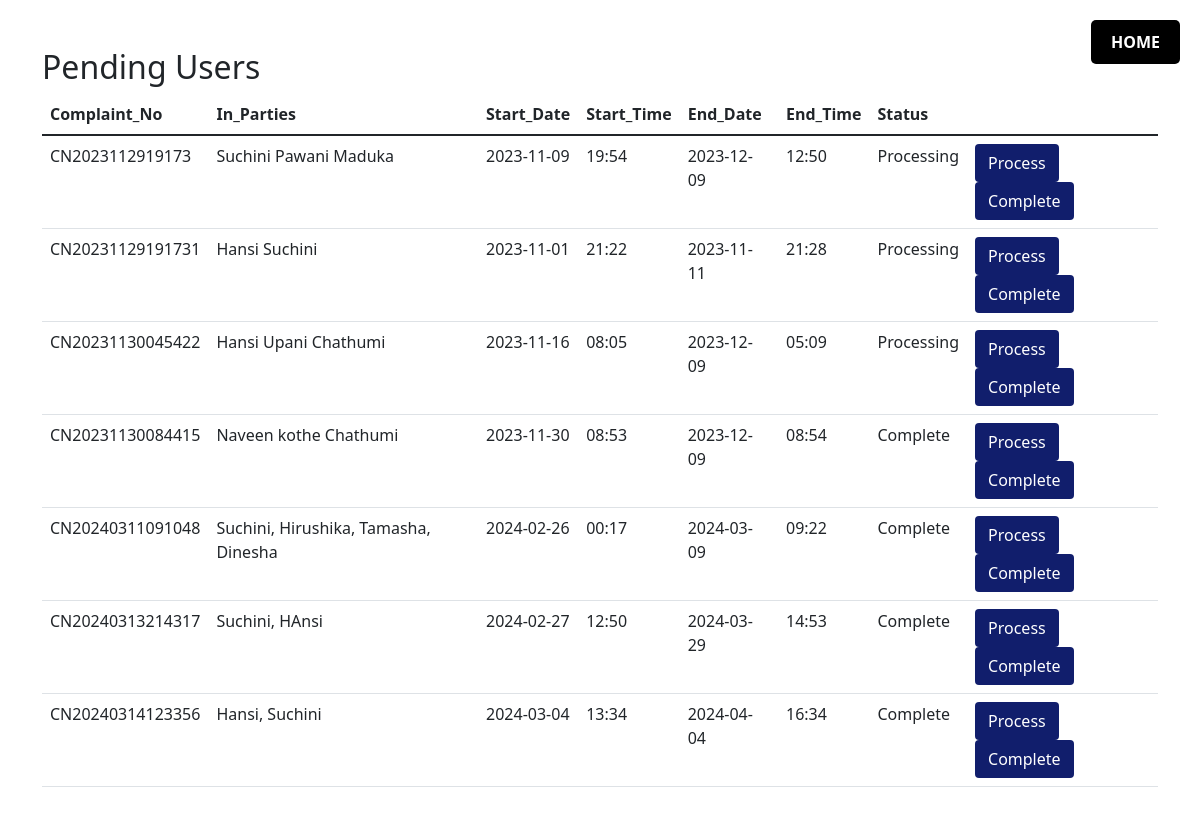
Page /Case_Invest/Complete_investigation.php on the committed database.
### tables this page shows
CREATE TABLE `case_investigate` (
  `Complaint_No` varchar(30) NOT NULL,
  `In_Parties` varchar(500) NOT NULL,
  `Final` varchar(500) NOT NULL,
  `Start_Date` varchar(20) NOT NULL,
  `Start_Time` varchar(20) NOT NULL,
  `End_Date` varchar(20) NOT NULL,
  `End_Time` varchar(20) NOT NULL,
  `Image` text NOT NULL,
  `Audio` text NOT NULL,
  `Text` text NOT NULL,
  `Video` text NOT NULL,
  `Status` varchar(255) NOT NULL
);

### Case_Invest/Complete_investigation.php (the view, shortened to what this page needs)
<?php
include '../Database/connection.php';
?>
<!doctype html>
<html lang="en">
  <head>
    <link href="https://cdn.jsdelivr.net/npm/bootstrap@5.1.3/dist/css/bootstrap.min.css" rel="stylesheet">
  </head>
  <body>
  <a href="../Web/Web.php" class="home-btn">HOME</a>
      <div class="container my-5">
        <div class="my-3">
        <h2>Pending Users</h2>
        <table class="table table-hover">
        <thead>
        <tr>
        <th>Complaint_No</th>
        <th>In_Parties</th>
        <th>Start_Date</th>
        <th>Start_Time</th>
        <th>End_Date</th>
        <th>End_Time</th>
        <th>Status</th>
        </tr>
        </thead>
        <tbody>
        <?php
            $sql = "SELECT * FROM `case_investigate`";
            $result = mysqli_query($con,$sql);
            if($result){
                while($row = mysqli_fetch_assoc($result)){
                    $complaint_no = $row['Complaint_No'];
                    $in_parties = $row['In_Parties'];
                    $start_date = $row['Start_Date'];
                    $start_time = $row['Start_Time'];
                    $end_date = $row['End_Date'];
                    $end_time = $row['End_Time'];
                    $status = $row['Status'];
                    echo '<tr>
                    <td>'.$complaint_no.'</td>
                    <td>'.$in_parties.'</td>
                    <td>'.$start_date.'</td>
                    <td>'.$start_time.'</td>
                    <td>'.$end_date.'</td>
                    <td>'.$end_time.'</td>
                    <td>'.$status.'</td>
                    <td>
                        <a href="process.php?no='.$complaint_no.'">
                        <button type="button" name="decline" class="btn btn-decline">Process</button>
                        </a>
                        <a href="complete.php?no='.$complaint_no.'">
                        <button type="button" name="decline" class="btn btn-decline">Complete</button>
                        </a>
                    </td>
                    </tr>';
                }
            }
        ?>
        </tbody>
        </table>
        </div>
  </body>
</html>

### Case_Invest/Complete_investigation.php (style rules this page uses)
body { background-color: #ffffff; }
.home-btn { display: inline-block; padding: 10px 20px; background-color: #000000; color: white; border-radius: 5px; font-weight: bold; text-decoration: none; position: fixed; top: 20px; right: 20px; z-index: 1000; }
.btn-decline { background-color: #111E6C; color: white; }

### rows in the picture
case_investigate: Complaint_No "CN2023112919173", In_Parties "Suchini Pawani Maduka", Start_Date "2023-11-09", Start_Time "19:54", End_Date "2023-12-09", End_Time "12:50", Status "Processing"
case_investigate: Complaint_No "CN20231129191731", In_Parties "Hansi Suchini", Start_Date "2023-11-01", Start_Time "21:22", End_Date "2023-11-11", End_Time "21:28", Status "Processing"
case_investigate: Complaint_No "CN20231130045422", In_Parties "Hansi Upani Chathumi", Start_Date "2023-11-16", Start_Time "08:05", End_Date "2023-12-09", End_Time "05:09", Status "Processing"
case_investigate: Complaint_No "CN20231130084415", In_Parties "Naveen kothe Chathumi", Start_Date "2023-11-30", Start_Time "08:53", End_Date "2023-12-09", End_Time "08:54", Status "Complete"
case_investigate: Complaint_No "CN20240311091048", In_Parties "Suchini, Hirushika, Tamasha, Dinesha", Start_Date "2024-02-26", Start_Time "00:17", End_Date "2024-03-09", End_Time "09:22", Status "Complete"
case_investigate: Complaint_No "CN20240313214317", In_Parties "Suchini, HAnsi", Start_Date "2024-02-27", Start_Time "12:50", End_Date "2024-03-29", End_Time "14:53", Status "Complete"
case_investigate: Complaint_No "CN20240314123356", In_Parties "Hansi, Suchini", Start_Date "2024-03-04", Start_Time "13:34", End_Date "2024-04-04", End_Time "16:34", Status "Complete"
